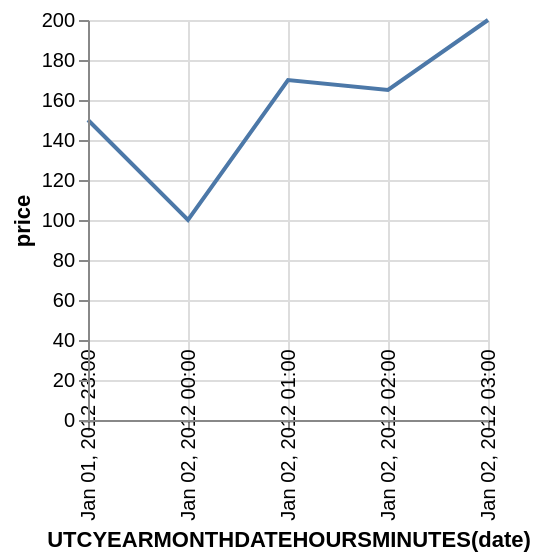

Write the Vega-Lite specification saved for this chart.
### Vega specification from a JSON file in a GitHub repository (floating-point values rounded to 4 significant figures)
{"$schema": "http://vega.github.io/schema/vega/v3.0.json", "description": "Google's stock price over time.", "autosize": "pad", "padding": 5, "encode": {"update": {"fill": {"value": "transparent"}}}, "data": [{"name": "source_0", "values": [{"date": "Sun, 01 Jan 2012 23:00:00", "price": 150}, {"date": "Sun, 02 Jan 2012 00:00:00", "price": 100}, {"date": "Sun, 02 Jan 2012 01:00:00", "price": 170}, {"date": "Sun, 02 Jan 2012 02:00:00", "price": 165}, {"date": "Sun, 02 Jan 2012 03:00:00", "price": 200}]}, {"name": "data_0", "source": "source_0", "transform": [{"type": "formula", "expr": "toDate(datum[\"date\"])", "as": "date"}, {"type": "formula", "expr": "toNumber(datum[\"price\"])", "as": "price"}, {"type": "filter", "expr": "datum[\"date\"] !== null && !isNaN(datum[\"date\"]) && datum[\"price\"] !== null && !isNaN(datum[\"price\"])"}, {"type": "formula", "as": "utcyearmonthdatehoursminutes_date", "expr": "datetime(utcyear(datum[\"date\"]), utcmonth(datum[\"date\"]), utcdate(datum[\"date\"]), utchours(datum[\"date\"]), utcminutes(datum[\"date\"]), 0, 0)"}, {"type": "collect", "sort": {"field": "utcyearmonthdatehoursminutes_date", "order": "descending"}}]}], "signals": [{"name": "width", "update": "200"}, {"name": "height", "update": "200"}], "marks": [{"name": "marks", "type": "line", "from": {"data": "data_0"}, "encode": {"update": {"x": {"scale": "x", "field": "utcyearmonthdatehoursminutes_date"}, "y": {"scale": "y", "field": "price"}, "stroke": {"value": "#4c78a8"}}}}], "scales": [{"name": "x", "type": "time", "domain": {"data": "data_0", "field": "utcyearmonthdatehoursminutes_date"}, "range": [0, 200], "round": true, "nice": "minute"}, {"name": "y", "type": "linear", "domain": {"data": "data_0", "field": "price"}, "range": [200, 0], "round": true, "nice": true, "zero": true}], "axes": [{"scale": "x", "orient": "bottom", "tickCount": 5, "title": "UTCYEARMONTHDATEHOURSMINUTES(date)", "zindex": 1, "encode": {"labels": {"update": {"text": {"signal": "timeFormat(datum.value, '%b %d, %Y %H:%M')"}, "angle": {"value": 270}, "baseline": {"value": "middle"}}}}}, {"scale": "x", "domain": false, "grid": true, "labels": false, "orient": "bottom", "tickCount": 5, "ticks": false, "zindex": 0, "gridScale": "y"}, {"scale": "y", "format": "s", "orient": "left", "title": "price", "zindex": 1}, {"scale": "y", "domain": false, "format": "s", "grid": true, "labels": false, "orient": "left", "ticks": false, "zindex": 0, "gridScale": "x"}]}
